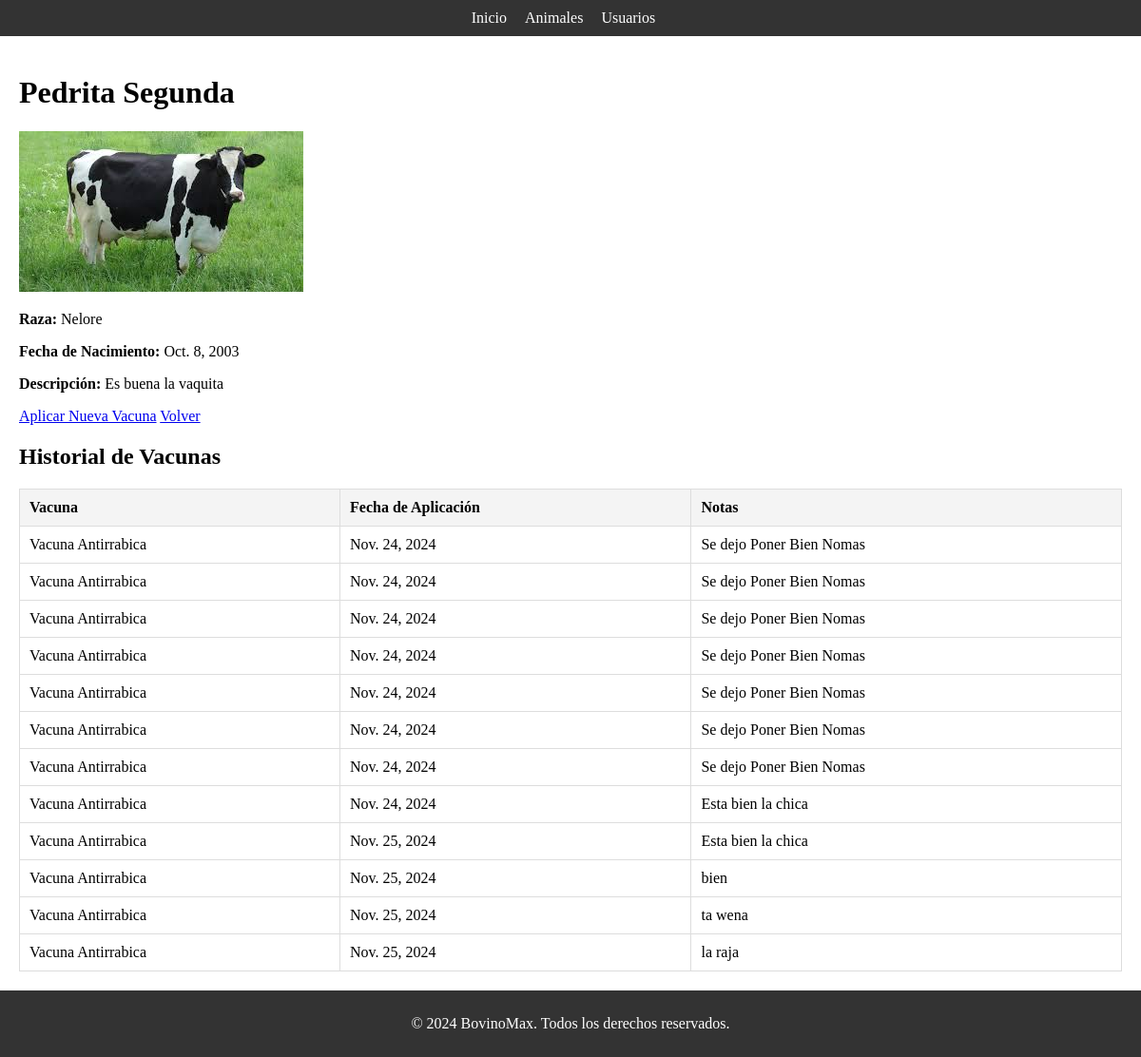
Screenshot of /animals/2/ with the database file from the repository.
### animals/models.py (models this page shows, shortened)
class Animal(models.Model):
    name = models.CharField(max_length=100)
    breed = models.CharField(max_length=100)
    date_of_birth = models.DateField()
    description = models.TextField(blank=True, null=True)
    photo = models.ImageField(upload_to='animals/photos/', blank=True, null=True)

class VaccineApplication(models.Model):
    animal = models.ForeignKey(Animal, on_delete=models.CASCADE, related_name='vaccine_applications')
    vaccine = models.ForeignKey(Vaccine, on_delete=models.CASCADE)
    date_applied = models.DateField(auto_now_add=True)
    notes = models.TextField(blank=True, null=True)

class Vaccine(models.Model):
    name = models.CharField(max_length=100, default='Vacuna desconocida')  # Valor predeterminado
    description = models.TextField()

### animals/views.py (the view, shortened to what this page needs)
# urls.py: path('<int:pk>/', AnimalDetailView.as_view(), name='animal_detail'),
class AnimalDetailView(DetailView, FormView):
    model = Animal
    template_name = 'animals/animal_detail.html'
    form_class = VaccineApplicationForm
    def get(self, request, *args, **kwargs):
        self.object = self.get_object()
        return super().get(request, *args, **kwargs)
    def get_context_data(self, **kwargs):
        context = super().get_context_data(**kwargs)
        context['object'] = self.object
        context['vaccine_applications'] = VaccineApplication.objects.filter(animal=self.object)
        return context

### animals/templates/animals/animal_detail.html (shortened to what this page needs)
{% extends 'base.html' %}
{% block content %}
<h1>{{ object.name }}</h1>
<img src="{{ object.photo.url }}" alt="{{ object.name }}" style="max-width: 400px;">
<p><strong>Raza:</strong> {{ object.breed }}</p>
<p><strong>Fecha de Nacimiento:</strong> {{ object.date_of_birth }}</p>
<p><strong>Descripción:</strong> {{ object.description }}</p>
<a href="{% url 'animals:apply_vaccine' object.id %}" class="btn btn-primary">Aplicar Nueva Vacuna</a>
<a href="{% url 'animals:animal_list' %}" class="btn btn-secondary">Volver</a>
<h2>Historial de Vacunas</h2>
<table class="table">
    <thead>
        <tr>
            <th>Vacuna</th>
            <th>Fecha de Aplicación</th>
            <th>Notas</th>
        </tr>
    </thead>
    <tbody>
        {% for application in vaccine_applications %}
            <tr>
                <td>{{ application.vaccine.name }}</td>
                <td>{{ application.date_applied }}</td>
                <td>{{ application.notes }}</td>
            </tr>
        {% empty %}
            <tr>
                <td colspan="3">No se han registrado vacunas.</td>
            </tr>
        {% endfor %}
    </tbody>
</table>
{% endblock %}

### static/css/styles.css (style rules this page uses)
html, body { height: 100%; margin: 0; display: flex; flex-direction: column; }
table { width: 100%; border-collapse: collapse; }
table, th, td { border: 1px solid #ddd; }
th, td { padding: 10px; text-align: left; }
th { background-color: #f4f4f4; }

### rows the page displays
Animal: name "Pedrita Segunda", photo (picture), breed "Nelore", date_of_birth "Oct. 8, 2003", description "Es buena la vaquita"
VaccineApplication: vaccine.name "Vacuna Antirrabica", date_applied "Nov. 24, 2024", notes "Se dejo Poner Bien Nomas"
VaccineApplication: vaccine.name "Vacuna Antirrabica", date_applied "Nov. 24, 2024", notes "Se dejo Poner Bien Nomas"
VaccineApplication: vaccine.name "Vacuna Antirrabica", date_applied "Nov. 24, 2024", notes "Se dejo Poner Bien Nomas"
VaccineApplication: vaccine.name "Vacuna Antirrabica", date_applied "Nov. 24, 2024", notes "Se dejo Poner Bien Nomas"
VaccineApplication: vaccine.name "Vacuna Antirrabica", date_applied "Nov. 24, 2024", notes "Se dejo Poner Bien Nomas"
VaccineApplication: vaccine.name "Vacuna Antirrabica", date_applied "Nov. 24, 2024", notes "Se dejo Poner Bien Nomas"
VaccineApplication: vaccine.name "Vacuna Antirrabica", date_applied "Nov. 24, 2024", notes "Se dejo Poner Bien Nomas"
VaccineApplication: vaccine.name "Vacuna Antirrabica", date_applied "Nov. 24, 2024", notes "Esta bien la chica"
VaccineApplication: vaccine.name "Vacuna Antirrabica", date_applied "Nov. 25, 2024", notes "Esta bien la chica"
VaccineApplication: vaccine.name "Vacuna Antirrabica", date_applied "Nov. 25, 2024", notes "bien"
VaccineApplication: vaccine.name "Vacuna Antirrabica", date_applied "Nov. 25, 2024", notes "ta wena"
VaccineApplication: vaccine.name "Vacuna Antirrabica", date_applied "Nov. 25, 2024", notes "la raja"
